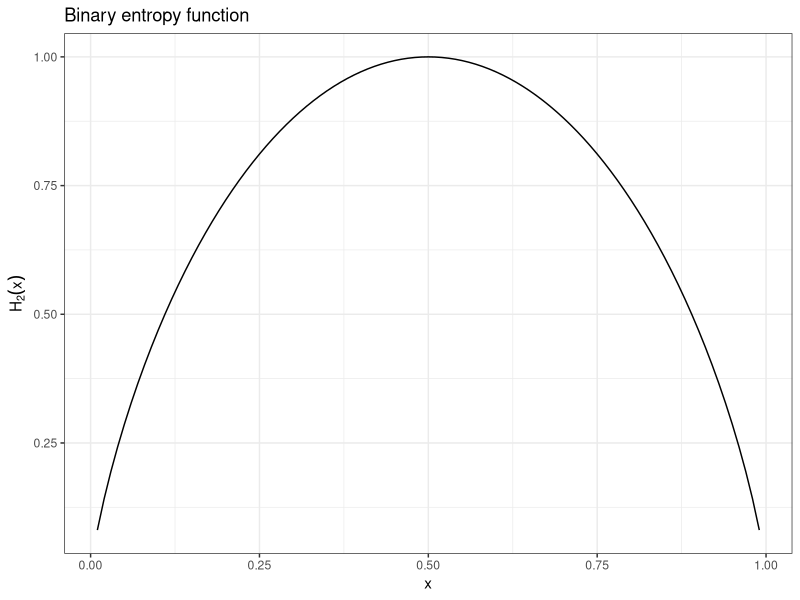
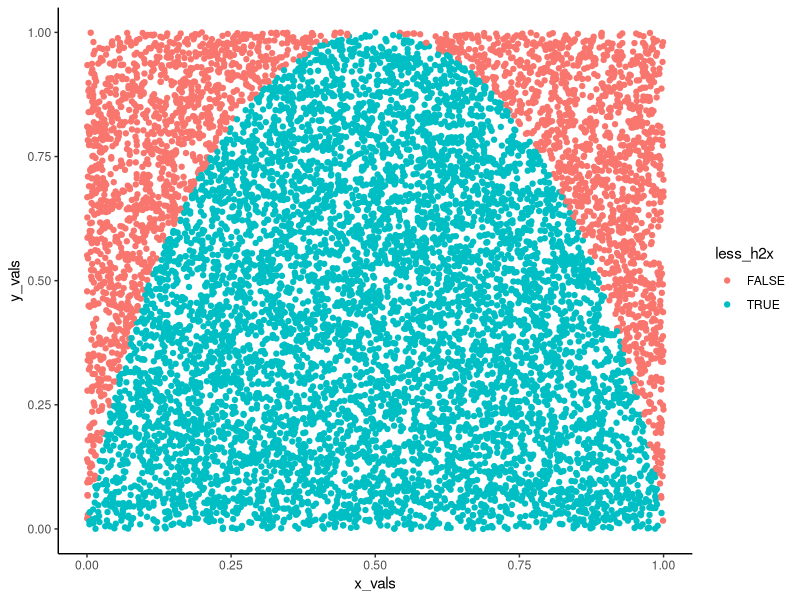
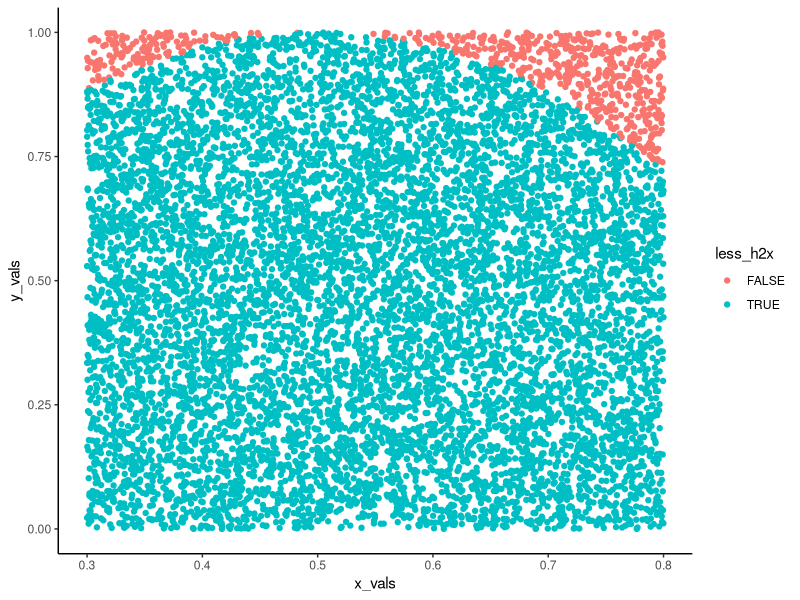
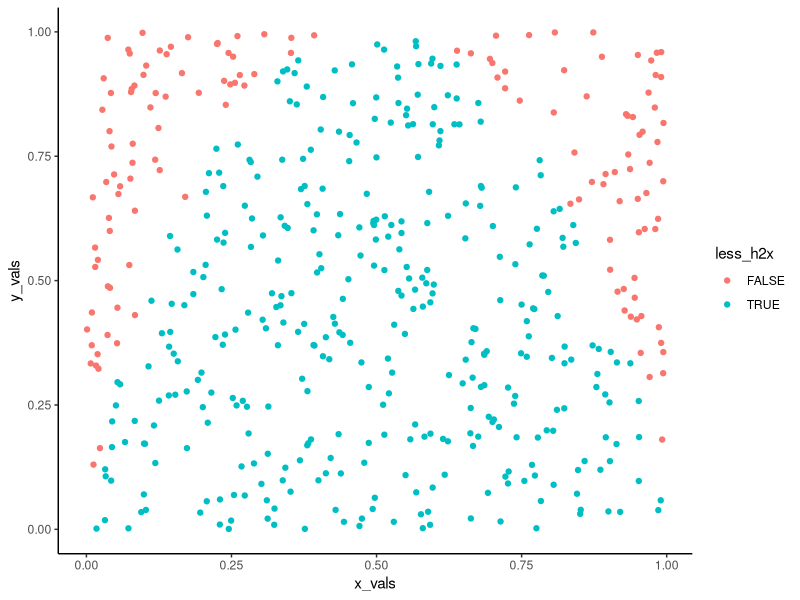

Source code (R) for these figures, in order: (Note: this script raises an error after producing the figures.)
## ---- chunk 1
### Binary entropy function.
### This function takes on an x between zero and one and returns the H2(x) of this value

h2x <- function (x){
  x * log2(1/x) + (1-x) * log2(1/(1-x)) #Note that the binary entropy function 
}

h2x_df <- data.frame(x = seq(0.01, 0.99, 0.01), h2x = h2x(seq(0.01, 0.99, 0.01)))

library(ggplot2)

ggplot(h2x_df, aes(x = x, y = h2x)) +
  geom_line() +
  theme_bw() +
  labs(
    title = "Binary entropy function",
  ) +
  ylab(bquote(H[2](x)))


## ---- chunk 2
library(dplyr)
##library(purrr) - I thought I'd need purr. Then i realized how simple this is if we vectorize :)

##First set up a base DF, with 10000 sims.

sampler_results <- data.frame(x_vals = runif(10000, 0, 1), 
                              y_vals = runif(10000, 0, 1)) %>%
  ##Next check if the values are less than the H2(x) values
  mutate(
    h2x_vals = h2x(x_vals),
    less_h2x = if_else(y_vals <= h2x_vals, TRUE, FALSE) #I broke this up into two steps, so I can check if the intermediate steps work the way they should :)
  )


## ---- chunk 3

area_under_curve <- sampler_results %>%
  summarize(
    n_total = n(),
    under_curve = sum(less_h2x),
    area = under_curve / n_total
  ) %>%
  pull(area)

area_under_curve

## ---- chunk 4
sampler_results %>%
  ggplot(aes(x = x_vals, y = y_vals, color = less_h2x)) +
  geom_point() +
  theme_classic()
## ---- chunk 5
simulate_h2x <- function (x1, x2, n_sims){
  ### Takes on values of x and returns the H2(x) integral between those values.
  ### Assumes x1 < x2 and 0 < x1, x2 < 1
  
  
  simulation_results <- data.frame(x_vals = runif(n_sims, x1, x2), 
                              y_vals = runif(n_sims, 0, 1)) %>%
  ##Next check if the values are less than the H2(x) values
  mutate(
    h2x_vals = h2x(x_vals),
    less_h2x = if_else(y_vals <= h2x_vals, TRUE, FALSE) #I broke this up into two steps, so I can check if the intermediate steps work the way they should :)
  )
  
  simulation_results
}


#Run a visual test

simulate_h2x(0.3, 0.8, 10000) %>%
  ggplot(aes(x = x_vals, y = y_vals, color = less_h2x)) +
  geom_point() +
  theme_classic()

## ---- chunk 6
read_h2x_mc <- function (mc_results, x1, x2, y1 = 0, y2 = 1){
  ###The function takes on the raw MC results and returns the area under the curve between X1 and x2.
  
  area_checked <- (x2 - x1) * (y2 - y1)
  
  result <- mc_results %>%
    summarize(
      n_total = n(),
      n_under = sum(less_h2x),
      area_under_curve = area_checked * n_under / n_total
    ) %>%
    pull(area_under_curve)
    
  
  round(result[1], 10) #Return as a single value, not a vector
  
}

##Test
simulate_h2x(0, 1, 10000) %>%
  read_h2x_mc(x1 = 0, x2 = 1)




## ---- chunk 7
wrap_h2x_mc <- function (x1, x2, y1 = 0, y2 = 0, n_sims){
  ###Wrapper function chaining the actual MC simulation and the result reader
  
  simulate_h2x(x1, x2, n_sims) %>%
    read_h2x_mc(x1, x2)
  
}

##Test
wrap_h2x_mc(x1= 0.2, x2 = 0.35, n_sims = 5000)



## ---- chunk 8
simulate_h2x(0, 1, 500) %>%
  ggplot(aes(x = x_vals, y = y_vals, color = less_h2x)) +
  geom_point() +
  theme_classic()
## ---- chunk 9
wrap_control_h2x_mc <- function (x1, x2, target_sd, num_mcs){
  ### The function takes on arguments relating to the range over which we want to integrate and returns the distribution of num_mcs results, with an SD of less than the target_sd.
  ### Assumes x1>x2
  
  ## Calculate max y
  y2 <- data.frame(x_values = seq(x1, x2, length.out = 100)) %>%
    mutate(y_values = h2x(x_values)) %>%
    summarize(max_y = max(y_values, na.rm = TRUE)) %>%
    pull(max_y)
  
  y2 <- min(1, y2 + 0.01) #What we want to do here is make sure that the upper sampler level is over the actual maximum within a given range

  ## Set up the vector  to track the different MC results
  n_sims <- 1000
  mc_sigma <- 20 #Set a too high starting MC sigma to avoid the while loop from not working
  
  while (mc_sigma > target_sd) {
    mc_results <- c()
    
    for (i in 1:num_mcs) {
      indiv_mc_result <- simulate_h2x(x1, x2, n_sims) %>%
        read_h2x_mc(x1, x2, y1 = 0, y2 = y2)
      
      mc_results <- c(mc_results, indiv_mc_result)
      
    }
    n_sims <- n_sims * 2
    mc_sigma <- sd(mc_results)
    mc_mu <- mean(mc_results)
    
  }
  
  final_result <- c(mc_mu, mc_sigma, n_sims)
  names(final_result) <- c("mc_mu", "mc_sigma", "n_sims")
  
  final_result
  
  
}


##Test
Sys.time()
wrap_control_h2x_mc(x1 = 0, x2=  1, target_sd = 0.001, num_mcs = 5)
wrap_control_h2x_mc(x1 = 0, x2 = 1, target_sd = 0.000001, num_mcs = 5)
Sys.time()

## ---- chunk 10

time_elapsed <- c()
target_sigma <- 0.1 ^ seq(1, 6, by = 1) #A nice hack for geometric progressions from the internet

for (i in 1:length(target_sigma)) {
  time_start <- Sys.time()
  wrap_control_h2x_mc(x1 = 0, x2=  1, target_sd = target_sigma[i], num_mcs = 20) #Note higher number of simulations
  time_end <- Sys.time()
  time_elapsed <- c(time_elapsed, time_end - time_start)
}

time_track_results <- data.frame(target_sigma, time_elapsed)

time_track_results %>%
  ggplot(aes(x = target_sigma, y = time_elapsed)) +
  geom_point() +
  geom_line(linetype = "dotted") +
  theme_bw() +
  scale_x_continuous(trans = "log10")


## ---- chunk 11
#Set up vectors
num_sims <- floor(100 * 1.1 ^ seq(0, 125)) # Use compounding to determine num_sims
max(num_sims) #This gives us a maximum num_sims of 14,930,888 
times_elapsed <- c()
output_precision <- c()
mean_results <- c()
total_time_start <- Sys.time()

for (i in 1:length(num_sims)){
  #Run a loop for the different num_sims values
  
  time_start <- Sys.time()
  mc_results <- c()
  for (j in 1:20) {
    #For each num_sims value, simulate twenty times
    mc_results <- c(mc_results, wrap_h2x_mc(x1 = 0, x2 = 1, n_sims  = num_sims[i]))
  }
  output_precision <- c(output_precision, sd(mc_results))
  mean_results <- c(mean_results, mean(mc_results))
  time_end <- Sys.time()
  times_elapsed <- c(times_elapsed, time_end - time_start)
}

total_time_end <- Sys.time()

results_table <- data.frame(num_sims, times_elapsed, 
                            output_precision, mean_results)

total_time <- total_time_end - total_time_start
